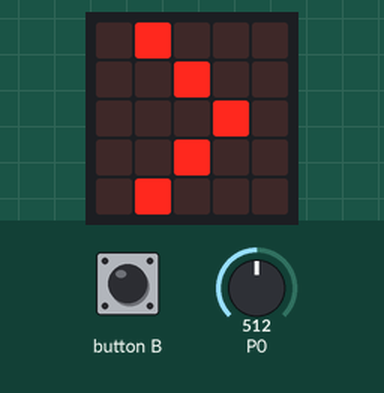
Bench run of a program on a simulated BBC micro:bit running MicroPython. On the bench: the board's 5×5 LED display. The test bench sets the inputs (shaded band); at power-on: P0 = 512 (analog values on the 0–1023 scale). What the program prints to the serial console is not drawn.

Above: at 1.2 s.
1.3 s: button B pressed for 0.15 s
At 1.8 s:
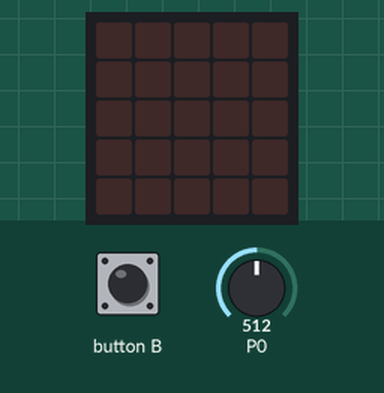
Timing chart, 0 to 4.3 s (numbered marks = the images above; inputs shaded):
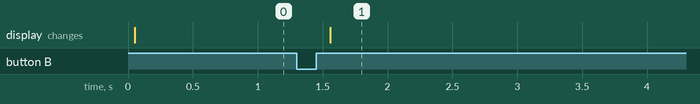

Measured:
- after the input at 1.3 s, the display: changes after 0.26 s (image 1)

The program:

analog-microphone.py
```python
# (licence header left out)
# Note this component needs analog input, so P0, p1, p2

from microbit import pin0, sleep, button_b, display
from utime import sleep_ms

class AnalogMicrophone:
    def __init__(self, pin):
        self._pin = pin
        sleep_ms(50)

    def reading(self):
        return self._pin.read_analog()


def demo():
    sensor = AnalogMicrophone(pin0)

    display.clear()
    display.show('>')

    while True:
        if button_b.was_pressed():
            display.clear()
            break

        print('Reading:', sensor.reading())
        sleep(500)

if __name__ == '__main__':
    demo()
```
